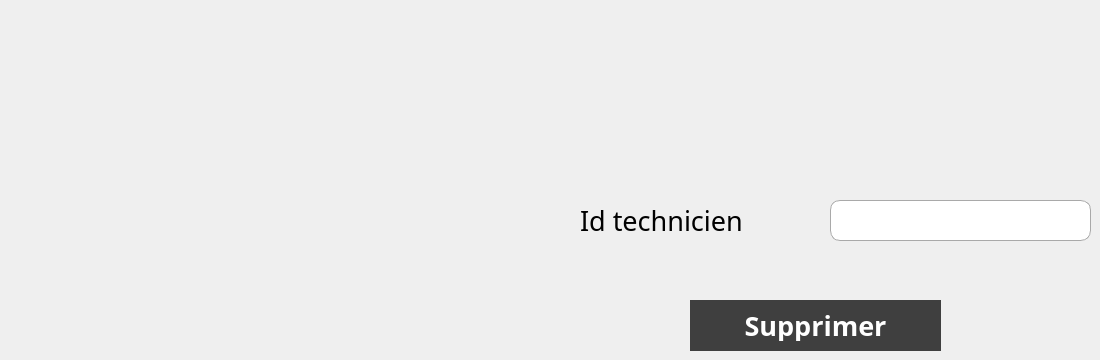
    <widget class="QWidget" name="tab_3">
     <attribute name="title">
      <string>Suppression</string>
     </attribute>
     <widget class="QLabel" name="label_11">
      <property name="geometry">
       <rect>
        <x>40</x>
        <y>70</y>
        <width>81</width>
        <height>16</height>
       </rect>
      </property>
      <property name="text">
       <string/>
      </property>
     </widget>
     <widget class="QPushButton" name="supprimer">
      <property name="geometry">
       <rect>
        <x>690</x>
        <y>300</y>
        <width>251</width>
        <height>51</height>
       </rect>
      </property>
      <property name="font">
       <font>
        <family>Agency FB</family>
        <pointsize>20</pointsize>
        <weight>75</weight>
        <bold>true</bold>
       </font>
      </property>
      <property name="styleSheet">
       <string notr="true">QPushButton {
    background-color: #3F3F3F;
    color: white;
    border: none;
    padding: 10px;
    
}

QPushButton:hover {
    background-color: #B81F25;
    border-radius: 15px; /* Rayon pour arrondir les coins lors du survol */
}

QPushButton:pressed {
    background-color: #B81F25;
    border-radius: 10px; /* Rayon pour arrondir les coins lors du clic */
}</string>
      </property>
      <property name="text">
       <string>Supprimer</string>
      </property>
     </widget>
     <widget class="QLineEdit" name="idtechsupp">
      <property name="geometry">
       <rect>
        <x>830</x>
        <y>200</y>
        <width>261</width>
        <height>41</height>
       </rect>
      </property>
      <property name="styleSheet">
       <string notr="true">QLineEdit {
    font-family: 'Agency FB';     /* Police Agency FB */
    font-size: 14pt;              /* Taille de la police */
    border: 1px solid #A9A9A9;    /* Bordure grise (#A9A9A9 pour gris clair) */
    padding: 5px;                 /* Espacement interne pour le texte */
    border-radius: 10px;          /* Rayon pour arrondir les coins */
}</string>
      </property>
     </widget>
     <widget class="QLabel" name="label_13">
      <property name="geometry">
       <rect>
        <x>580</x>
        <y>200</y>
        <width>191</width>
        <height>41</height>
       </rect>
      </property>
      <property name="font">
       <font>
        <family>Agency FB</family>
        <pointsize>20</pointsize>
        <weight>50</weight>
        <bold>false</bold>
       </font>
      </property>
      <property name="text">
       <string>Id technicien</string>
      </property>
     </widget>
    </widget>
